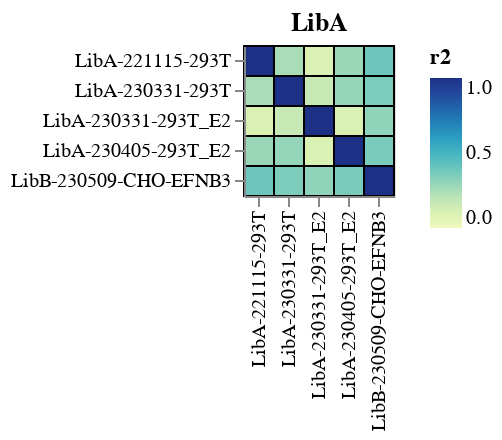
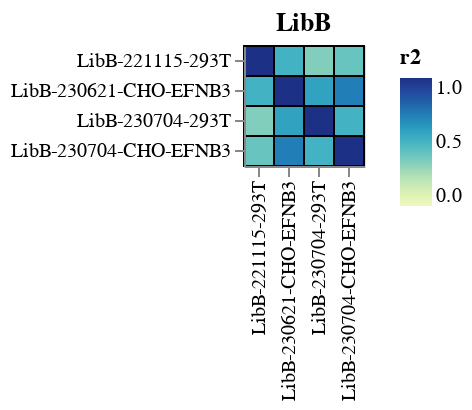

Here is the notebook cell these charts were saved with, in order:
### Markdown cell above
# Correlations in variant functional scores
Correlations among functional scores of variants with the same barcode in the same library:

### Code cell
pre_selection_dates = count_summaries.set_index("selection")[
    "pre_selection_date"
].to_dict()
post_selection_dates = count_summaries.set_index("selection")[
    "post_selection_date"
].to_dict()

corrs = (
    dms_variants.utils.tidy_to_corr(
        df=func_scores.merge(
            count_summaries[["selection", "library"]],
            on="selection",
            validate="many_to_one",
        ),
        sample_col="selection",
        label_col="barcode",
        value_col="func_score",
        group_cols="library",
    )
    .rename(columns={"correlation": "r"})
    .assign(
        r2=lambda x: x["r"] ** 2,
        pre_date_1=lambda x: x["selection_1"].map(pre_selection_dates),
        pre_date_2=lambda x: x["selection_2"].map(pre_selection_dates),
        pre_selection_date=lambda x: x["pre_date_1"].where(
            x["pre_date_1"] == x["pre_date_2"], pd.NA
        ),
        post_date_1=lambda x: x["selection_1"].map(post_selection_dates),
        post_date_2=lambda x: x["selection_2"].map(post_selection_dates),
        post_selection_date=lambda x: x["post_date_1"].where(
            x["post_date_1"] == x["post_date_2"], pd.NA
        ),
    )
    .drop(columns=["pre_date_1", "pre_date_2", "post_date_1", "post_date_2"])
)

for library, library_corr in corrs.groupby("library"):
    corr_chart = (
        alt.Chart(library_corr)
        .encode(
            alt.X("selection_1", title=None),
            alt.Y("selection_2", title=None),
            color=alt.Color("r2", scale=alt.Scale(zero=True)),
            tooltip=[
                alt.Tooltip(c, format=".3g") if c in ["r", "r2"] else c
                for c in corrs.columns
            ],
        )
        .mark_rect(stroke="black")
        .properties(width=alt.Step(15), height=alt.Step(15), title=library)
        .configure_axis(labelLimit=500)
    )

    for sel in selectors:
        corr_chart = corr_chart.add_params(sel).transform_filter(sel)

    corr_chart = corr_chart.properties(autosize=alt.AutoSizeParams(resize=True))

    display(corr_chart)

### Figure 1 — Vega-Lite specification as saved in the notebook (floating-point values rounded to 4 significant figures)
{"config": {"view": {"continuousWidth": 300, "continuousHeight": 300}, "axis": {"labelLimit": 500}}, "data": {"name": "data-e9d6142f0a04b0521ca6ab084ceb91c1"}, "mark": {"type": "rect", "stroke": "black"}, "autosize": {"resize": true}, "encoding": {"color": {"field": "r2", "scale": {"zero": true}, "type": "quantitative"}, "tooltip": [{"field": "library", "type": "nominal"}, {"field": "selection_1", "type": "nominal"}, {"field": "selection_2", "type": "nominal"}, {"field": "r", "format": ".3g", "type": "quantitative"}, {"field": "r2", "format": ".3g", "type": "quantitative"}, {"field": "pre_selection_date", "type": "nominal"}, {"field": "post_selection_date", "type": "nominal"}], "x": {"field": "selection_1", "title": null, "type": "nominal"}, "y": {"field": "selection_2", "title": null, "type": "nominal"}}, "height": {"step": 15}, "params": [{"name": "param_1", "select": {"type": "point", "fields": ["library"]}, "bind": {"input": "select", "options": [null, "LibA", "LibB"], "labels": ["all", "LibA", "LibB"], "name": "library"}}, {"name": "param_2", "select": {"type": "point", "fields": ["pre_selection_date"]}, "bind": {"input": "select", "options": [null, "2022-11-15", "2023-03-31", "2023-04-05", "2023-05-09", "2023-06-21", "2023-07-04"], "labels": ["all", "2022-11-15", "2023-03-31", "2023-04-05", "2023-05-09", "2023-06-21", "2023-07-04"], "name": "pre_selection_date"}}, {"name": "param_3", "select": {"type": "point", "fields": ["post_selection_date"]}, "bind": {"input": "select", "options": [null, "2022-11-15", "2023-03-31", "2023-04-05", "2023-05-09", "2023-06-21", "2023-07-04"], "labels": ["all", "2022-11-15", "2023-03-31", "2023-04-05", "2023-05-09", "2023-06-21", "2023-07-04"], "name": "post_selection_date"}}], "title": "LibA", "transform": [{"filter": {"param": "param_1"}}, {"filter": {"param": "param_2"}}, {"filter": {"param": "param_3"}}], "width": {"step": 15}, "$schema": "https://vega.github.io/schema/vega-lite/v5.8.0.json", "datasets": {"data-e9d6142f0a04b0521ca6ab084ceb91c1": [{"library": "LibA", "selection_1": "LibA-221115-293T", "selection_2": "LibA-221115-293T", "r": 1.0, "r2": 1.0, "pre_selection_date": "2022-11-15", "post_selection_date": "2022-11-15"}, {"library": "LibA", "selection_1": "LibA-230331-293T", "selection_2": "LibA-221115-293T", "r": 0.4995, "r2": 0.2495, "pre_selection_date": null, "post_selection_date": null}, {"library": "LibA", "selection_1": "LibA-230331-293T_E2", "selection_2": "LibA-221115-293T", "r": 0.3135, "r2": 0.0983, "pre_selection_date": null, "post_selection_date": null}, {"library": "LibA", "selection_1": "LibA-230405-293T_E2", "selection_2": "LibA-221115-293T", "r": 0.5352, "r2": 0.2864, "pre_selection_date": null, "post_selection_date": null}, {"library": "LibA", "selection_1": "LibB-230509-CHO-EFNB3", "selection_2": "LibA-221115-293T", "r": 0.6263, "r2": 0.3923, "pre_selection_date": null, "post_selection_date": null}, {"library": "LibA", "selection_1": "LibA-221115-293T", "selection_2": "LibA-230331-293T", "r": 0.4995, "r2": 0.2495, "pre_selection_date": null, "post_selection_date": null}, {"library": "LibA", "selection_1": "LibA-230331-293T", "selection_2": "LibA-230331-293T", "r": 1.0, "r2": 1.0, "pre_selection_date": "2023-03-31", "post_selection_date": "2023-03-31"}, {"library": "LibA", "selection_1": "LibA-230331-293T_E2", "selection_2": "LibA-230331-293T", "r": 0.4079, "r2": 0.1664, "pre_selection_date": "2023-03-31", "post_selection_date": "2023-03-31"}, {"library": "LibA", "selection_1": "LibA-230405-293T_E2", "selection_2": "LibA-230331-293T", "r": 0.5453, "r2": 0.2973, "pre_selection_date": null, "post_selection_date": null}, {"library": "LibA", "selection_1": "LibB-230509-CHO-EFNB3", "selection_2": "LibA-230331-293T", "r": 0.5965, "r2": 0.3558, "pre_selection_date": null, "post_selection_date": null}, {"library": "LibA", "selection_1": "LibA-221115-293T", "selection_2": "LibA-230331-293T_E2", "r": 0.3135, "r2": 0.0983, "pre_selection_date": null, "post_selection_date": null}, {"library": "LibA", "selection_1": "LibA-230331-293T", "selection_2": "LibA-230331-293T_E2", "r": 0.4079, "r2": 0.1664, "pre_selection_date": "2023-03-31", "post_selection_date": "2023-03-31"}, {"library": "LibA", "selection_1": "LibA-230331-293T_E2", "selection_2": "LibA-230331-293T_E2", "r": 1.0, "r2": 1.0, "pre_selection_date": "2023-03-31", "post_selection_date": "2023-03-31"}, {"library": "LibA", "selection_1": "LibA-230405-293T_E2", "selection_2": "LibA-230331-293T_E2", "r": 0.3214, "r2": 0.1033, "pre_selection_date": null, "post_selection_date": null}, {"library": "LibA", "selection_1": "LibB-230509-CHO-EFNB3", "selection_2": "LibA-230331-293T_E2", "r": 0.5585, "r2": 0.3119, "pre_selection_date": null, "post_selection_date": null}, {"library": "LibA", "selection_1": "LibA-221115-293T", "selection_2": "LibA-230405-293T_E2", "r": 0.5352, "r2": 0.2864, "pre_selection_date": null, "post_selection_date": null}, {"library": "LibA", "selection_1": "LibA-230331-293T", "selection_2": "LibA-230405-293T_E2", "r": 0.5453, "r2": 0.2973, "pre_selection_date": null, "post_selection_date": null}, {"library": "LibA", "selection_1": "LibA-230331-293T_E2", "selection_2": "LibA-230405-293T_E2", "r": 0.3214, "r2": 0.1033, "pre_selection_date": null, "post_selection_date": null}, {"library": "LibA", "selection_1": "LibA-230405-293T_E2", "selection_2": "LibA-230405-293T_E2", "r": 1.0, "r2": 1.0, "pre_selection_date": "2023-04-05", "post_selection_date": "2023-04-05"}, {"library": "LibA", "selection_1": "LibB-230509-CHO-EFNB3", "selection_2": "LibA-230405-293T_E2", "r": 0.6018, "r2": 0.3622, "pre_selection_date": null, "post_selection_date": null}, {"library": "LibA", "selection_1": "LibA-221115-293T", "selection_2": "LibB-230509-CHO-EFNB3", "r": 0.6263, "r2": 0.3923, "pre_selection_date": null, "post_selection_date": null}, {"library": "LibA", "selection_1": "LibA-230331-293T", "selection_2": "LibB-230509-CHO-EFNB3", "r": 0.5965, "r2": 0.3558, "pre_selection_date": null, "post_selection_date": null}, {"library": "LibA", "selection_1": "LibA-230331-293T_E2", "selection_2": "LibB-230509-CHO-EFNB3", "r": 0.5585, "r2": 0.3119, "pre_selection_date": null, "post_selection_date": null}, {"library": "LibA", "selection_1": "LibA-230405-293T_E2", "selection_2": "LibB-230509-CHO-EFNB3", "r": 0.6018, "r2": 0.3622, "pre_selection_date": null, "post_selection_date": null}, {"library": "LibA", "selection_1": "LibB-230509-CHO-EFNB3", "selection_2": "LibB-230509-CHO-EFNB3", "r": 1.0, "r2": 1.0, "pre_selection_date": "2023-05-09", "post_selection_date": "2023-05-09"}]}}

### Figure 2 — Vega-Lite specification as saved in the notebook (floating-point values rounded to 4 significant figures)
{"config": {"view": {"continuousWidth": 300, "continuousHeight": 300}, "axis": {"labelLimit": 500}}, "data": {"name": "data-eab20d7e60618dc4eaae309f7feb975e"}, "mark": {"type": "rect", "stroke": "black"}, "autosize": {"resize": true}, "encoding": {"color": {"field": "r2", "scale": {"zero": true}, "type": "quantitative"}, "tooltip": [{"field": "library", "type": "nominal"}, {"field": "selection_1", "type": "nominal"}, {"field": "selection_2", "type": "nominal"}, {"field": "r", "format": ".3g", "type": "quantitative"}, {"field": "r2", "format": ".3g", "type": "quantitative"}, {"field": "pre_selection_date", "type": "nominal"}, {"field": "post_selection_date", "type": "nominal"}], "x": {"field": "selection_1", "title": null, "type": "nominal"}, "y": {"field": "selection_2", "title": null, "type": "nominal"}}, "height": {"step": 15}, "params": [{"name": "param_1", "select": {"type": "point", "fields": ["library"]}, "bind": {"input": "select", "options": [null, "LibA", "LibB"], "labels": ["all", "LibA", "LibB"], "name": "library"}}, {"name": "param_2", "select": {"type": "point", "fields": ["pre_selection_date"]}, "bind": {"input": "select", "options": [null, "2022-11-15", "2023-03-31", "2023-04-05", "2023-05-09", "2023-06-21", "2023-07-04"], "labels": ["all", "2022-11-15", "2023-03-31", "2023-04-05", "2023-05-09", "2023-06-21", "2023-07-04"], "name": "pre_selection_date"}}, {"name": "param_3", "select": {"type": "point", "fields": ["post_selection_date"]}, "bind": {"input": "select", "options": [null, "2022-11-15", "2023-03-31", "2023-04-05", "2023-05-09", "2023-06-21", "2023-07-04"], "labels": ["all", "2022-11-15", "2023-03-31", "2023-04-05", "2023-05-09", "2023-06-21", "2023-07-04"], "name": "post_selection_date"}}], "title": "LibB", "transform": [{"filter": {"param": "param_1"}}, {"filter": {"param": "param_2"}}, {"filter": {"param": "param_3"}}], "width": {"step": 15}, "$schema": "https://vega.github.io/schema/vega-lite/v5.8.0.json", "datasets": {"data-eab20d7e60618dc4eaae309f7feb975e": [{"library": "LibB", "selection_1": "LibB-221115-293T", "selection_2": "LibB-221115-293T", "r": 1.0, "r2": 1.0, "pre_selection_date": "2022-11-15", "post_selection_date": "2022-11-15"}, {"library": "LibB", "selection_1": "LibB-230621-CHO-EFNB3", "selection_2": "LibB-221115-293T", "r": 0.7133, "r2": 0.5088, "pre_selection_date": null, "post_selection_date": null}, {"library": "LibB", "selection_1": "LibB-230704-293T", "selection_2": "LibB-221115-293T", "r": 0.5881, "r2": 0.3458, "pre_selection_date": null, "post_selection_date": null}, {"library": "LibB", "selection_1": "LibB-230704-CHO-EFNB3", "selection_2": "LibB-221115-293T", "r": 0.637, "r2": 0.4057, "pre_selection_date": null, "post_selection_date": null}, {"library": "LibB", "selection_1": "LibB-221115-293T", "selection_2": "LibB-230621-CHO-EFNB3", "r": 0.7133, "r2": 0.5088, "pre_selection_date": null, "post_selection_date": null}, {"library": "LibB", "selection_1": "LibB-230621-CHO-EFNB3", "selection_2": "LibB-230621-CHO-EFNB3", "r": 1.0, "r2": 1.0, "pre_selection_date": "2023-06-21", "post_selection_date": "2023-06-21"}, {"library": "LibB", "selection_1": "LibB-230704-293T", "selection_2": "LibB-230621-CHO-EFNB3", "r": 0.7614, "r2": 0.5798, "pre_selection_date": null, "post_selection_date": null}, {"library": "LibB", "selection_1": "LibB-230704-CHO-EFNB3", "selection_2": "LibB-230621-CHO-EFNB3", "r": 0.8439, "r2": 0.7121, "pre_selection_date": null, "post_selection_date": null}, {"library": "LibB", "selection_1": "LibB-221115-293T", "selection_2": "LibB-230704-293T", "r": 0.5881, "r2": 0.3458, "pre_selection_date": null, "post_selection_date": null}, {"library": "LibB", "selection_1": "LibB-230621-CHO-EFNB3", "selection_2": "LibB-230704-293T", "r": 0.7614, "r2": 0.5798, "pre_selection_date": null, "post_selection_date": null}, {"library": "LibB", "selection_1": "LibB-230704-293T", "selection_2": "LibB-230704-293T", "r": 1.0, "r2": 1.0, "pre_selection_date": "2023-07-04", "post_selection_date": "2023-07-04"}, {"library": "LibB", "selection_1": "LibB-230704-CHO-EFNB3", "selection_2": "LibB-230704-293T", "r": 0.7127, "r2": 0.5079, "pre_selection_date": "2023-07-04", "post_selection_date": "2023-07-04"}, {"library": "LibB", "selection_1": "LibB-221115-293T", "selection_2": "LibB-230704-CHO-EFNB3", "r": 0.637, "r2": 0.4057, "pre_selection_date": null, "post_selection_date": null}, {"library": "LibB", "selection_1": "LibB-230621-CHO-EFNB3", "selection_2": "LibB-230704-CHO-EFNB3", "r": 0.8439, "r2": 0.7121, "pre_selection_date": null, "post_selection_date": null}, {"library": "LibB", "selection_1": "LibB-230704-293T", "selection_2": "LibB-230704-CHO-EFNB3", "r": 0.7127, "r2": 0.5079, "pre_selection_date": "2023-07-04", "post_selection_date": "2023-07-04"}, {"library": "LibB", "selection_1": "LibB-230704-CHO-EFNB3", "selection_2": "LibB-230704-CHO-EFNB3", "r": 1.0, "r2": 1.0, "pre_selection_date": "2023-07-04", "post_selection_date": "2023-07-04"}]}}
